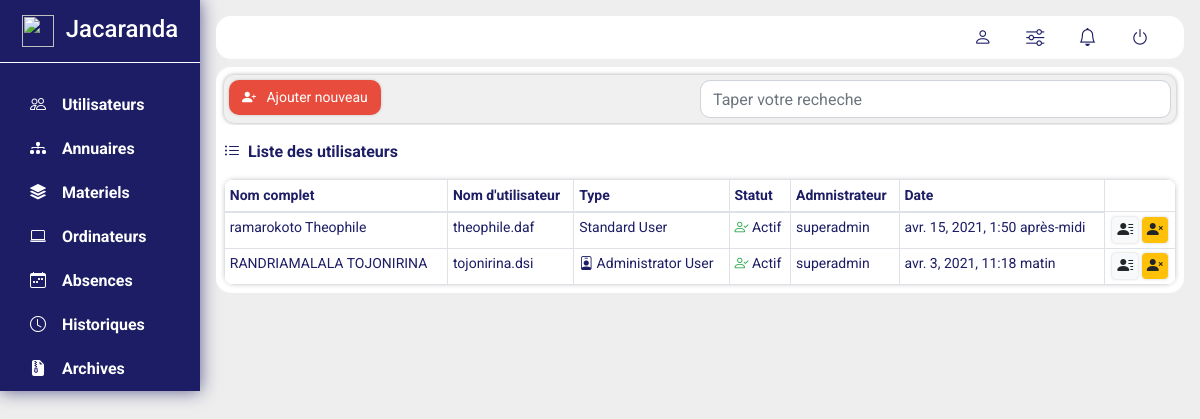
The app's page /users/, older data.
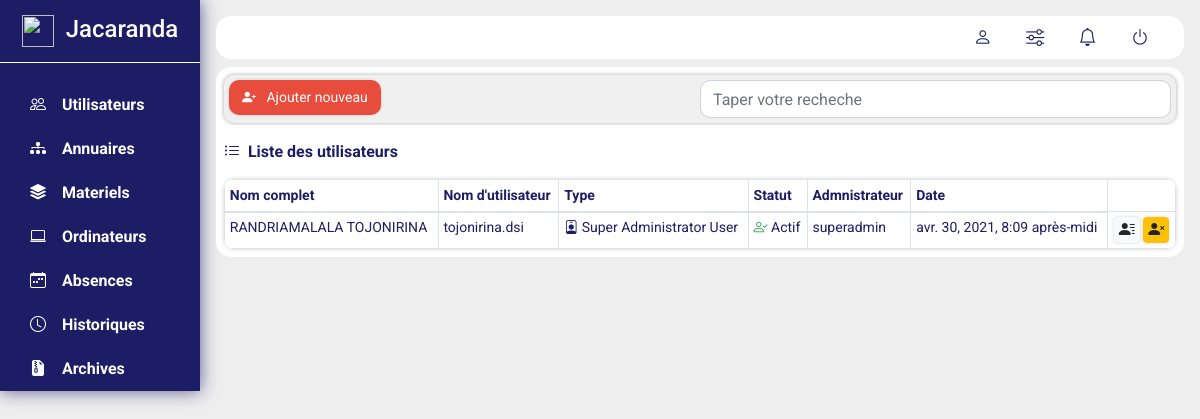
The same page, newer data.
### users/models.py (models this page shows, shortened)
class User(models.Model):
    class Meta:
        db_table = 'users'
        ordering = ['-created_at']
    TYPES = (
        ('user', 'Standard User'),
        ('administrator', 'Administrator User'),
        ('super_user', 'Super Administrator User'),
    )
    directory_id = models.IntegerField(unique=True, null=False, help_text="Directory ID which the owner of the account")
    login = models.CharField(max_length=50, null=False, unique=True, help_text="Users login")
    password = models.CharField(max_length=100, null=False, help_text="Users password")
    types = models.CharField(default="user", max_length=20, choices=TYPES, help_text="Users account type [user, administrator, super_user]")
    status = models.IntegerField(default=1, help_text="Users accout status [blocked or unlocked]")
    administrator = models.CharField(max_length=50, null=False, help_text="Users who create the account")
    created_at = models.DateTimeField(auto_now_add=True, help_text="Account creation date")
    updated_at = models.DateTimeField(auto_now=True, null=True, help_text="Last date of update")

### users/views.py (the view)
# urls.py: path('', DirectoryView.index, name='directory_home'),
    def index(request):
        try:
            directories = Directory.objects.raw('SELECT full_name, id FROM directories  WHERE id NOT IN (SELECT directory_id FROM users)')
            users = User.objects.raw('SELECT d.full_name, u.id, u.login, u.types, u.status, u.administrator, u.created_at, u.updated_at FROM users u INNER JOIN directories d ON u.directory_id = d.id ORDER BY u.created_at DESC')
        except Directory.DoesNotExist:
            return HttpResponse('Directorie does not exist or database connection error', status=500)
        except User.DoesNotExist:
            return HttpResponse('User does not exist or database connection error', status=500)
        return render(request, 'user/home.html', {'users':users, 'directories':directories})

### users/templates/user/home.html (shortened to what this page needs)
{% extends "layout.html" %}
{% block content %}
<div class="container m-0 p-0">
    <div class="container-fluid sublink">
        <div class="row">
            <div class="col-sm-6 col-md-6 col-lg-6 p-0">
                <a class="btn btn-option" title="Ajouter nouveau utilisateur" id="add"><i class="bi bi-person-plus-fill"></i> &nbsp; Ajouter nouveau</a>
            </div>
            <div class="col-sm-6 col-md-6 col-lg-6 p-0">
                <input type="search" class="form-control input-search" placeholder="Taper votre recheche">
            </div>
        </div>
    </div>
    <div class="container-fluid subtitle">
        <i class="bi bi-list-ul"></i> &nbsp;Liste des utilisateurs
    </div>
    <div class="container-fluid lists p-0">
        <table class='table table-sm table-hovered table-bordered m-0 table-list'>
            <thead>
                <tr>
                    <th>Nom complet</th>
                    <th>Nom d'utilisateur</th>
                    <th>Type</th>
                    <th>Statut</th>
                    <th>Admnistrateur</th>
                    <th>Date</th>
                </tr>
            </thead>
            <tbody>
                {% for user in users %}
                <tr>
                    <td>{{ user.full_name }}</td>
                    <td>{{ user.login }}</td>
                    <td>
                        {% if user.types == 'administrator' %}
                            <i class="bi bi-person-badge"></i> Administrator User
                        {% elif user.types == 'super_user' %}
                            <i class="bi bi-person-badge"></i> Super Administrator User
                        {% elif user.types == 'user' %}
                            Standard User
                        {% endif %}
                    </td>
                    <td>
                        {% if user.status == 1 %}
                            <span class="text-success"><i class="bi bi-person-check"></i></span> Actif
                        {% elif user.status == 0 %}
                            <span class="text-danger"><i class="bi bi-person-x-fill"></i></span> Bloqué
                        {% endif %}
                    </td>
                    <td>{{ user.administrator }}</td>
                    <td>{{ user.created_at }}</td>
                    <td class="text-center">
                        {% if user.status == 1 %}
                            <form action="{% url 'users:block_user' user.id %}" method="POST">
                        {% elif user.status == 0 %}
                            <form action="{% url 'users:unblock_user' user.id %}" method="POST">
                        {% endif %}
                                <a href="{% url 'users:show_user' user.id %}" class="btn btn-light pt-0 pb-0 pl-1 pr-1" title="Voir"><i class="bi bi-person-lines-fill"></i></a>
                            {% if user.status == 1 %}
                                <button type="submit" name="block" class="btn btn-warning pt-0 pb-0 pl-1 pr-1" title="Bloquer l'utilisateur" onclick="return confirm('Voulez-vous vraiment bloquer l\'utilisateur? ')"><i class="bi bi-person-x-fill"></i></button>
                            {% elif user.status == 0 %}
                                <button type="submit" name="unblock" class="btn btn-light pt-0 pb-0 pl-1 pr-1" title="Debloquer l'utilisateur"  onclick="return confirm('Voulez-vous vraiment debloquer l\'utilisateur? ')"><i class="bi bi-person-check-fill"></i></button>
                            {% endif %}
                            </form>
                    </td>
                </tr>
                {% empty %}
                    <tr>
                        <td colspan="6">Pas d'utilisateur enregistré</td>
                    </tr>
                {% endfor %}
            </tbody>
        </table>
    </div>
</div>
{% endblock %}

Row changes from the older to the newer data that the page shows:
removed User: full_name "ramarokoto Theophile", login "theophile.daf", types "Standard User", status 1 (drawn), administrator "superadmin", created_at "avr. 15, 2021, 1:50 après-midi"
changed User "RANDRIAMALALA TOJONIRINA": created_at "avr. 3, 2021, 11:18 matin" → "avr. 30, 2021, 8:09 après-midi"; types "Administrator User" → "Super Administrator User"
